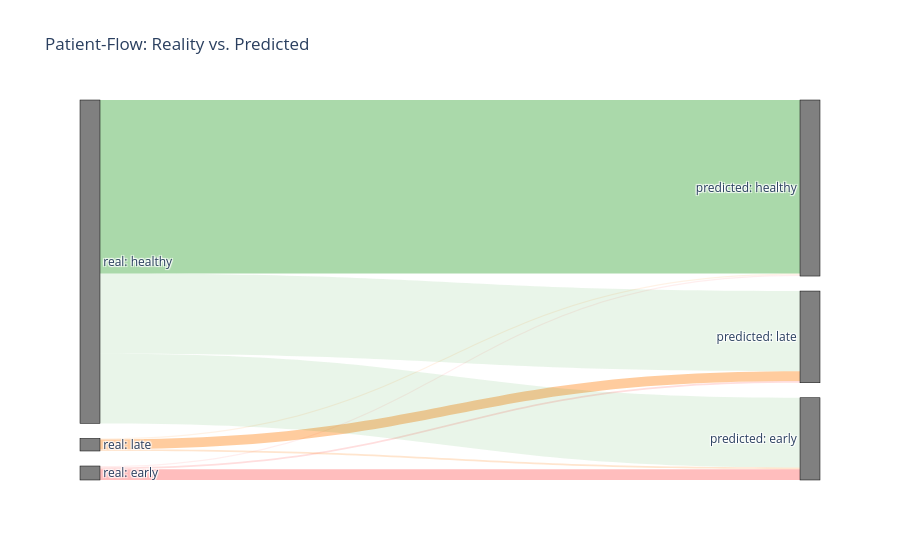

Notebook code for this chart:
### Code cell
import plotly.graph_objects as go

# Daten aus deiner Confusion Matrix extrahieren
# Reihenfolge: [Früh, Spät, Gesund]

if sample: 
    X_val = X_val_sample
    y_val = y_val_sample
else: 
    X_val = X_val
    y_val = y_val

cm = confusion_matrix(y_val, y_val_pred)

# Labels für die Knoten
label_list = [
    "real: early", "real: late", "real: healthy", # Quellen (Links)
    "predicted: early", "predicted: late", "predicted: healthy" # Ziele (Rechts)
]

# Definition der Flüsse (Sankey-Struktur)
source = [0, 0, 0, 1, 1, 1, 2, 2, 2] # Index der Quellen
target = [3, 4, 5, 3, 4, 5, 3, 4, 5] # Index der Ziele
value = cm.flatten() # Die Zahlen aus deiner Matrix

# Farben definieren (Grün für korrekt, Rot für Fehler)
color_link = [
    'rgba(255, 90, 90, 0.4)', 'rgba(255, 90, 90, 0.2)', 'rgba(255, 90, 90, 0.1)', # Von Früh
    'rgba(255, 127, 14, 0.2)', 'rgba(255, 127, 14, 0.4)', 'rgba(255, 127, 14, 0.1)', # Von Spät
    'rgba(44, 160, 44, 0.1)', 'rgba(44, 160, 44, 0.1)', 'rgba(44, 160, 44, 0.4)'    # Von Gesund
]

fig = go.Figure(data=[go.Sankey(
    node = dict(
      pad = 15, thickness = 20, line = dict(color = "black", width = 0.5),
      label = label_list, color = "grey"
    ),
    link = dict(
      source = source, target = target, value = value, color = color_link
  ))])

fig.update_layout(title_text="Patient-Flow: Reality vs. Predicted", font_size=12)
fig.show()

### Figure 1 — Plotly figure (JSON) as saved in the notebook; plotly's stock layout.template omitted (floating-point values rounded to 4 significant figures)
{"data": [{"link": {"color": ["rgba(255, 90, 90, 0.4)", "rgba(255, 90, 90, 0.2)", "rgba(255, 90, 90, 0.1)", "rgba(255, 127, 14, 0.2)", "rgba(255, 127, 14, 0.4)", "rgba(255, 127, 14, 0.1)", "rgba(44, 160, 44, 0.1)", "rgba(44, 160, 44, 0.1)", "rgba(44, 160, 44, 0.4)"], "source": [0, 0, 0, 1, 1, 1, 2, 2, 2], "target": [3, 4, 5, 3, 4, 5, 3, 4, 5], "value": [31, 5, 4, 5, 28, 3, 199, 229, 496]}, "node": {"color": "grey", "label": ["real: early", "real: late", "real: healthy", "predicted: early", "predicted: late", "predicted: healthy"], "line": {"color": "black", "width": 0.5}, "pad": 15, "thickness": 20}, "type": "sankey"}], "layout": {"font": {"size": 12}, "title": {"text": "Patient-Flow: Reality vs. Predicted"}}}
